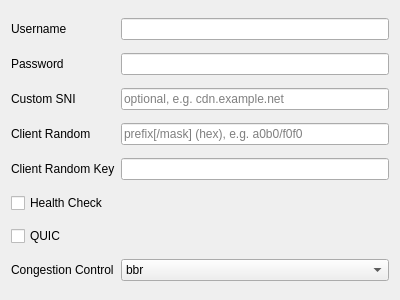
<?xml version="1.0" encoding="UTF-8"?>
<ui version="4.0">
 <class>EditTrustTunnel</class>
 <widget class="QWidget" name="EditTrustTunnel">
  <property name="geometry">
   <rect>
    <x>0</x>
    <y>0</y>
    <width>400</width>
    <height>300</height>
   </rect>
  </property>
  <property name="windowTitle">
   <string notr="true">Form</string>
  </property>
  <layout class="QGridLayout" name="gridLayout">
   <item row="1" column="0">
    <widget class="QLabel" name="label_2">
     <property name="text">
      <string>Password</string>
     </property>
     <property name="buddy">
      <cstring>password</cstring>
     </property>
    </widget>
   </item>
   <item row="2" column="0">
    <widget class="QLabel" name="label_5">
     <property name="text">
      <string>Custom SNI</string>
     </property>
     <property name="buddy">
      <cstring>custom_sni</cstring>
     </property>
    </widget>
   </item>
   <item row="2" column="1">
    <widget class="QLineEdit" name="custom_sni">
     <property name="toolTip">
      <string>Server name sent in the TLS ClientHello instead of the TLS server name, which is still used to verify the certificate; not compatible with ECH or REALITY</string>
     </property>
     <property name="placeholderText">
      <string>optional, e.g. cdn.example.net</string>
     </property>
    </widget>
   </item>
   <item row="3" column="0">
    <widget class="QLabel" name="label_4">
     <property name="text">
      <string>Client Random</string>
     </property>
     <property name="buddy">
      <cstring>client_random</cstring>
     </property>
    </widget>
   </item>
   <item row="3" column="1">
    <widget class="QLineEdit" name="client_random">
     <property name="toolTip">
      <string>TLS ClientHello random prefix required by the server's client_random_prefix rule; not compatible with ECH or REALITY</string>
     </property>
     <property name="placeholderText">
      <string>prefix[/mask] (hex), e.g. a0b0/f0f0</string>
     </property>
    </widget>
   </item>
   <item row="4" column="0">
    <widget class="QLabel" name="label_6">
     <property name="text">
      <string>Client Random Key</string>
     </property>
     <property name="buddy">
      <cstring>client_random_auth_key</cstring>
     </property>
    </widget>
   </item>
   <item row="4" column="1">
    <widget class="QLineEdit" name="client_random_auth_key">
     <property name="echoMode">
      <enum>QLineEdit::Password</enum>
     </property>
     <property name="toolTip">
      <string>Hex key of the server's client_random_auth_key rule; use instead of Client Random</string>
     </property>
    </widget>
   </item>
   <item row="5" column="0">
    <widget class="QCheckBox" name="health_check">
     <property name="text">
      <string>Health Check</string>
     </property>
    </widget>
   </item>
   <item row="0" column="1">
    <widget class="QLineEdit" name="username"/>
   </item>
   <item row="1" column="1">
    <widget class="QLineEdit" name="password"/>
   </item>
   <item row="0" column="0">
    <widget class="QLabel" name="label">
     <property name="text">
      <string>Username</string>
     </property>
     <property name="buddy">
      <cstring>username</cstring>
     </property>
    </widget>
   </item>
   <item row="7" column="1">
    <widget class="QComboBox" name="congestion_control">
     <item>
      <property name="text">
       <string notr="true">bbr</string>
      </property>
     </item>
     <item>
      <property name="text">
       <string notr="true">cubic</string>
      </property>
     </item>
     <item>
      <property name="text">
       <string notr="true">reno</string>
      </property>
     </item>
     <item>
      <property name="text">
       <string notr="true">bbr_standard</string>
      </property>
     </item>
     <item>
      <property name="text">
       <string notr="true">bbr2</string>
      </property>
     </item>
     <item>
      <property name="text">
       <string notr="true">bbr_variant</string>
      </property>
     </item>
    </widget>
   </item>
   <item row="7" column="0">
    <widget class="QLabel" name="label_3">
     <property name="text">
      <string>Congestion Control</string>
     </property>
     <property name="buddy">
      <cstring>congestion_control</cstring>
     </property>
    </widget>
   </item>
   <item row="6" column="0">
    <widget class="QCheckBox" name="quic">
     <property name="text">
      <string>QUIC</string>
     </property>
    </widget>
   </item>
  </layout>
 </widget>
 <tabstops>
  <tabstop>username</tabstop>
  <tabstop>password</tabstop>
  <tabstop>custom_sni</tabstop>
  <tabstop>client_random</tabstop>
  <tabstop>client_random_auth_key</tabstop>
  <tabstop>health_check</tabstop>
  <tabstop>quic</tabstop>
  <tabstop>congestion_control</tabstop>
 </tabstops>
 <resources/>
 <connections/>
</ui>
